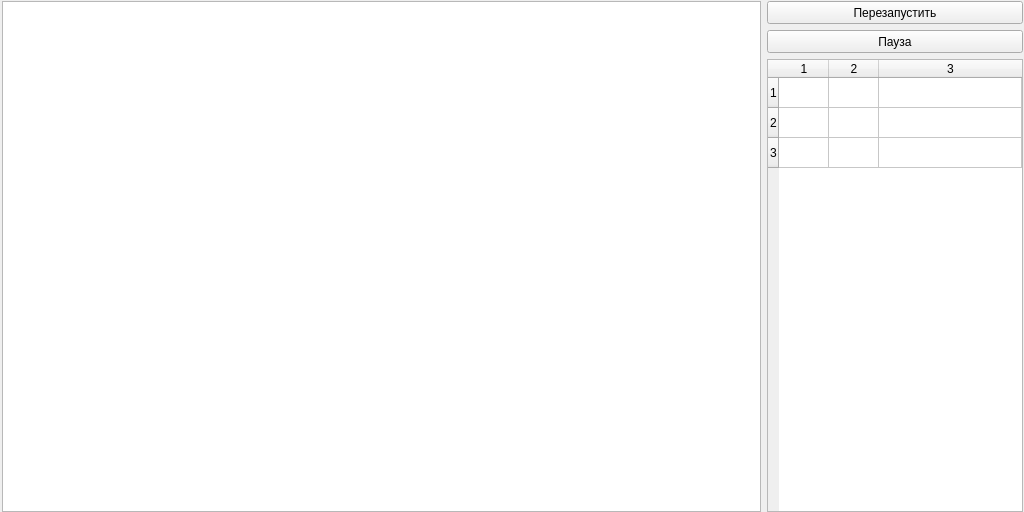
<?xml version="1.0" encoding="UTF-8"?>
<ui version="4.0">
 <class>Form</class>
 <widget class="QWidget" name="Form">
  <property name="geometry">
   <rect>
    <x>0</x>
    <y>0</y>
    <width>1024</width>
    <height>512</height>
   </rect>
  </property>
  <property name="sizePolicy">
   <sizepolicy hsizetype="MinimumExpanding" vsizetype="MinimumExpanding">
    <horstretch>0</horstretch>
    <verstretch>0</verstretch>
   </sizepolicy>
  </property>
  <property name="minimumSize">
   <size>
    <width>300</width>
    <height>200</height>
   </size>
  </property>
  <property name="windowTitle">
   <string>Form</string>
  </property>
  <widget class="QWidget" name="layoutWidget">
   <property name="geometry">
    <rect>
     <x>2</x>
     <y>1</y>
     <width>1021</width>
     <height>511</height>
    </rect>
   </property>
   <layout class="QHBoxLayout" name="horizontalLayout">
    <item>
     <widget class="QGraphicsView" name="graphicsViews">
      <property name="sizePolicy">
       <sizepolicy hsizetype="Expanding" vsizetype="Expanding">
        <horstretch>0</horstretch>
        <verstretch>0</verstretch>
       </sizepolicy>
      </property>
     </widget>
    </item>
    <item>
     <layout class="QVBoxLayout" name="verticalLayout">
      <property name="sizeConstraint">
       <enum>QLayout::SetMinimumSize</enum>
      </property>
      <item>
       <widget class="QPushButton" name="restartButton">
        <property name="enabled">
         <bool>true</bool>
        </property>
        <property name="sizePolicy">
         <sizepolicy hsizetype="Fixed" vsizetype="Fixed">
          <horstretch>0</horstretch>
          <verstretch>0</verstretch>
         </sizepolicy>
        </property>
        <property name="minimumSize">
         <size>
          <width>256</width>
          <height>23</height>
         </size>
        </property>
        <property name="text">
         <string>Перезапустить</string>
        </property>
       </widget>
      </item>
      <item>
       <widget class="QPushButton" name="pauseButton">
        <property name="sizePolicy">
         <sizepolicy hsizetype="Fixed" vsizetype="Fixed">
          <horstretch>0</horstretch>
          <verstretch>0</verstretch>
         </sizepolicy>
        </property>
        <property name="minimumSize">
         <size>
          <width>256</width>
          <height>23</height>
         </size>
        </property>
        <property name="text">
         <string>Пауза</string>
        </property>
        <property name="checkable">
         <bool>true</bool>
        </property>
       </widget>
      </item>
      <item>
       <widget class="QTableWidget" name="tableWidget">
        <property name="sizePolicy">
         <sizepolicy hsizetype="Fixed" vsizetype="Expanding">
          <horstretch>0</horstretch>
          <verstretch>0</verstretch>
         </sizepolicy>
        </property>
        <attribute name="horizontalHeaderDefaultSectionSize">
         <number>50</number>
        </attribute>
        <attribute name="horizontalHeaderStretchLastSection">
         <bool>true</bool>
        </attribute>
        <attribute name="verticalHeaderStretchLastSection">
         <bool>false</bool>
        </attribute>
        <row>
         <property name="text">
          <string>1</string>
         </property>
        </row>
        <row>
         <property name="text">
          <string>2</string>
         </property>
        </row>
        <row>
         <property name="text">
          <string>3</string>
         </property>
        </row>
        <column>
         <property name="text">
          <string>1</string>
         </property>
         <property name="background">
          <color>
           <red>218</red>
           <green>218</green>
           <blue>218</blue>
          </color>
         </property>
        </column>
        <column>
         <property name="text">
          <string>2</string>
         </property>
        </column>
        <column>
         <property name="text">
          <string>3</string>
         </property>
        </column>
       </widget>
      </item>
     </layout>
    </item>
   </layout>
  </widget>
 </widget>
 <resources/>
 <connections/>
</ui>
